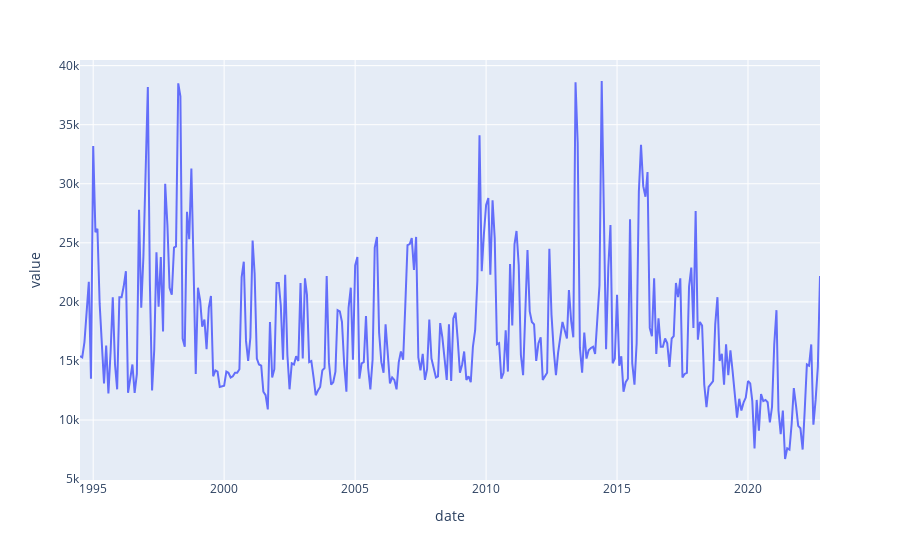

Here is the notebook cell this chart was saved with:
### Markdown cell above
convert to dataframe and plot

### Code cell
df = pandas.DataFrame(data)
df["date"] = pandas.to_datetime(df["date"])
df = df.set_index("date")
px.line(df.reset_index(), x="date", y="value")

### Figure 1 — Plotly figure (JSON) as saved in the notebook; plotly's stock layout.template omitted (floating-point values rounded to 4 significant figures; data arrays with more than 128 entries replaced by an {"elided": "..."} marker saying what was removed)
{"data": [{"hovertemplate": "date=%{x}<br>value=%{y}<extra></extra>", "legendgroup": "", "line": {"color": "#636efa", "dash": "solid"}, "marker": {"symbol": "circle"}, "mode": "lines", "name": "", "orientation": "v", "showlegend": false, "type": "scatter", "x": {"elided": "339 str values"}, "xaxis": "x", "y": {"elided": "339 int values"}, "yaxis": "y"}], "layout": {"legend": {"tracegroupgap": 0}, "margin": {"t": 60}, "xaxis": {"anchor": "y", "domain": [0, 1], "title": {"text": "date"}}, "yaxis": {"anchor": "x", "domain": [0, 1], "title": {"text": "value"}}}}
